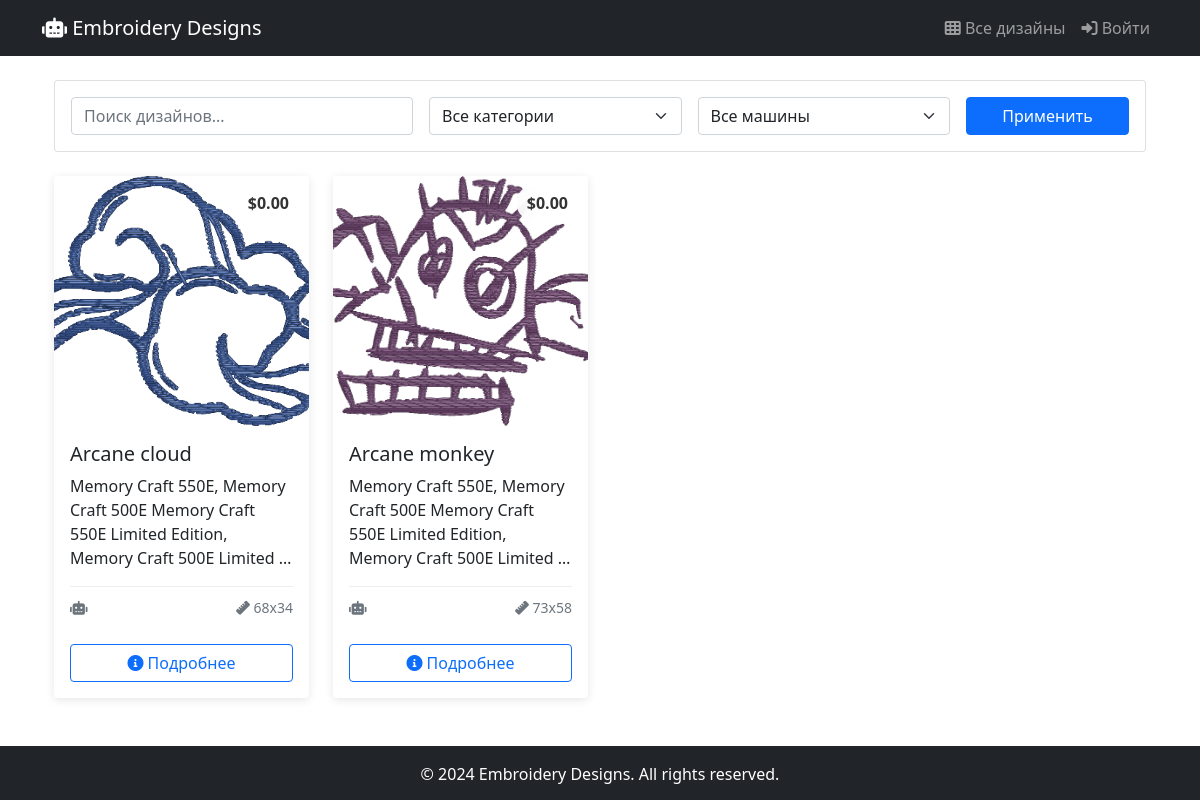
The app's page /, older data.
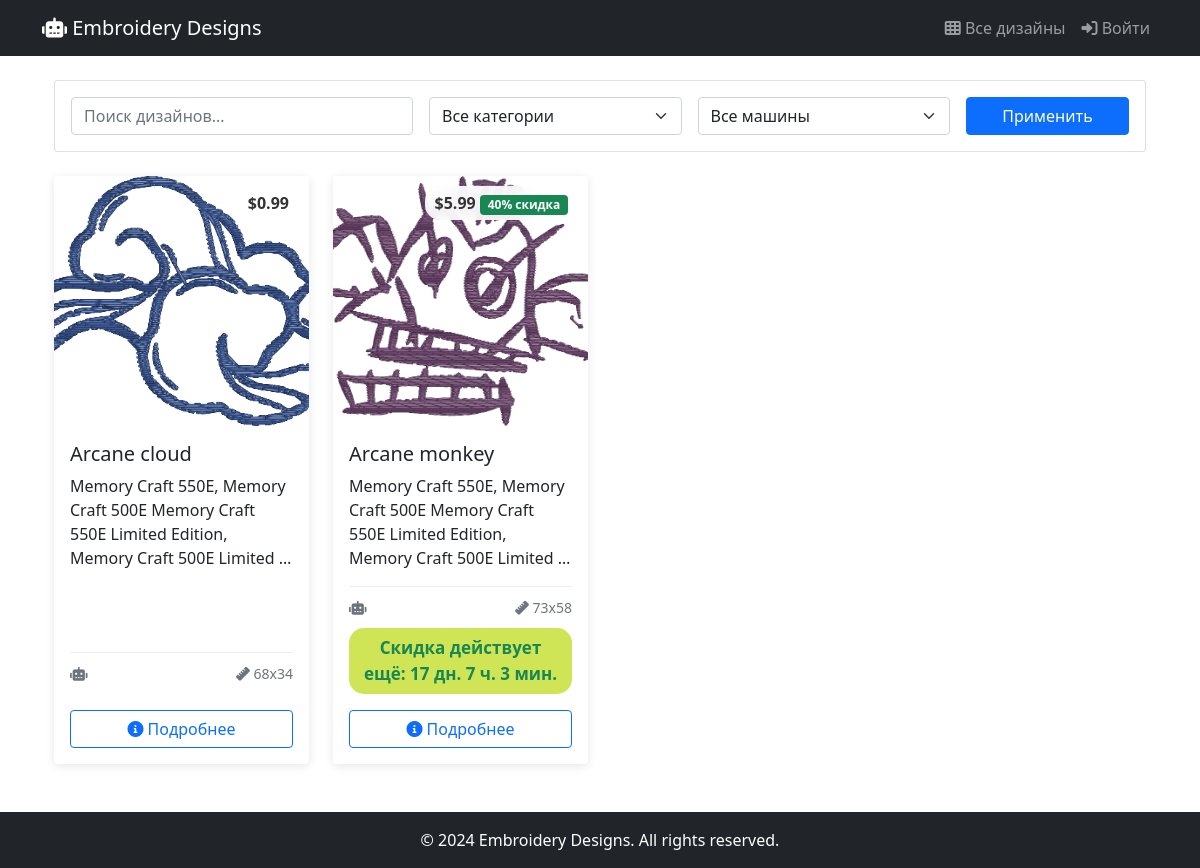
The same page, newer data.
### designs/models.py (models this page shows, shortened)
class Design(models.Model):
    title = models.CharField(max_length=200)
    description = models.TextField()
    category = models.ForeignKey(
        Category,
        on_delete=models.CASCADE,
        related_name='designs'
    )
    machine_types = models.ManyToManyField(
        MachineType,
        related_name='designs',
        blank=True
    )
    design_width = models.IntegerField(help_text="Ширина дизайна в мм", default=100)
    design_height = models.IntegerField(help_text="Высота дизайна в мм", default=100)
    stitch_count = models.IntegerField(default=0, help_text="Общее количество стежков в дизайне")
    design_size = models.CharField(max_length=100, help_text="Размер дизайна в мм (например: 100x100)",
                                    blank=True, default="100x100")
    compatible_hoops = models.ManyToManyField(
        HoopSize,
        blank=True,
        verbose_name="Совместимые пяльца",
        help_text="Выберите пяльца, для которых подходит этот дизайн"
    )
    image_preview = models.ImageField(upload_to='designs/previews/')
    plus_storage = PlusFriendlyStorage()
    design_file = models.FileField(upload_to=upload_to_original, storage=plus_storage,
                                    validators=[validate_embroidery_file])
    created_at = models.DateTimeField(auto_now_add=True)
    updated_at = models.DateTimeField(auto_now=True)
    is_active = models.BooleanField(default=True)
    class Meta:
        ordering = ['-created_at']

### designs/views.py (the view)
# urls.py: path('', views.design_list, name='design_list'),
def design_list(request):
    category_id = request.GET.get('category')
    machine_type = request.GET.get('machine_type')
    search_query = request.GET.get('search')
    page = request.GET.get('page', 1)
    designs = Design.objects.filter(is_active=True)
    if category_id:
        designs = designs.filter(category_id=category_id)
    if machine_type and machine_type != 'both':
        designs = designs.filter(machine_type__in=[machine_type, 'both'])
    if search_query:
        designs = designs.filter(
            Q(title__icontains=search_query) |
            Q(description__icontains=search_query)
        )
    categories = Category.objects.all()
    paginator = Paginator(designs, 12)
    designs_page = paginator.get_page(page)
    designs_with_price = []
    for design in designs_page:
        price_data = get_final_price(design)
        designs_with_price.append({
            'design': design,
            'price_data': price_data
        })
    context = {
        'designs': designs_with_price,
        'categories': categories,
        'paginator': paginator,
    }
    return render(request, 'designs/all_items-ru.html', context)

### payments/models.py (called while the page is built)
    def is_valid(self):
        now = timezone.now()
        return self.active and self.start_date <= now <= self.end_date

### designs/templates/designs/all_items-ru.html (shortened to what this page needs)
{% extends 'base.html' %}
{% block content %}
<div class="container-fluid">
    <div class="row mb-4">
        <div class="col-12">
            <div class="card">
                <div class="card-body">
                    <form method="get" class="row g-3">
                        <div class="col-md-4">
                            <input type="text" name="search" class="form-control" placeholder="Поиск дизайнов..." value="{{ request.GET.search }}">
                        </div>
                        <div class="col-md-3">
                            <select name="category" class="form-select">
                                <option value="">Все категории</option>
                            </select>
                        </div>
                        <div class="col-md-3">
                            <select name="machine_type" class="form-select">
                                <option value="">Все машины</option>
                            </select>
                        </div>
                        <div class="col-md-2">
                            <button type="submit" class="btn btn-primary w-100">Применить</button>
                        </div>
                    </form>
                </div>
            </div>
        </div>
    </div>
    <div class="row">
        {% for item in designs %}
        {% with design=item.design price_data=item.price_data %}
        <div class="col-xl-3 col-lg-4 col-md-6 col-sm-6 mb-4">
            <div class="card h-100 design-card">
                <div class="design-image-container">
                    <img src="{{ design.image_preview.url }}" class="card-img-top design-image" alt="{{ design.title }}">
                    <div class="design-price-badge">
                        ${{ price_data.final_price }}
                        {% if price_data.discount_percent %}
                            <span class="badge bg-success">{{ price_data.discount_percent }}% скидка</span>
                        {% endif %}
                    </div>
                </div>
                <div class="card-body d-flex flex-column">
                    <h5 class="card-title">{{ design.title }}</h5>
                    <p class="card-text flex-grow-1">{{ design.description|truncatewords:15 }}</p>
                    <div class="design-specs mt-auto">
                        <div class="row small text-muted">
                            <div class="col-6">
                                <i class="fas fa-robot"></i>
                            </div>
                            <div class="col-6 text-end">
                                <i class="fas fa-ruler"></i>
                                {{ design.design_size }}
                            </div>
                        </div>
                    </div>
                    <div class="discount">
                        {% if price_data.discount_ends_in %}
                        <p class="text-success small mt-1">
                            Скидка действует ещё: {{ price_data.discount_ends_in }}
                        </p>
                        {% endif %}
                    </div>
                    <div class="mt-3">
                        <a href="{% url 'item_info' design.id %}" class="btn btn-outline-primary w-100">
                            <i class="fas fa-info-circle"></i> Подробнее
                        </a>
                    </div>
                </div>
            </div>
        </div>
        {% endwith %}
        {% endfor %}
    </div>
</div>
{% endblock %}

### templates/base.html (shortened to what this page needs)
{% load static %}
<!DOCTYPE html>
<html>
<head>
    <link href="https://cdn.jsdelivr.net/npm/bootstrap@5.1.3/dist/css/bootstrap.min.css" rel="stylesheet">
    <link href="https://cdnjs.cloudflare.com/ajax/libs/font-awesome/6.0.0/css/all.min.css" rel="stylesheet">
    <link href="{% static 'css/rating.css' %}" rel="stylesheet">
    <link href="{% static 'css/base.css' %}" rel="stylesheet">
</head>
<body class='layout'>
    <nav class="navbar navbar-expand-lg navbar-dark bg-dark">
        <div class="container">
            <a class="navbar-brand" href="{% url 'design_list' %}">
                <i class="fas fa-robot"></i> Embroidery Designs
            </a>
            <div class="navbar-nav ms-auto">
                <a class="nav-link" href="{% url 'design_list' %}">
                    <i class="fas fa-th"></i> Все дизайны
                </a>
                {% if user.is_authenticated %}
                    <a class="nav-link" href="{% url 'my_designs' %}">
                        <i class="fas fa-download"></i> Мои дизайны
                    </a>
                        <form method="post" action="{% url 'profile' %}" class="d-inline">
                            {% csrf_token %}
                            <button type="submit" class="btn btn-link nav-link" style="border: none; background: none;">
                                <i class="fas fa-sign-out-alt"></i> Профиль ({{ user.username }})
                            </button>
                        </form>
                {% else %}
                    <a class="nav-link" href="{% url 'login' %}">
                        <i class="fas fa-sign-in-alt"></i> Войти
                    </a>
                {% endif %}
            </div>
        </div>
    </nav>
    <div class="container mt-4">
        {% block content %}
        {% endblock %}
    </div>
    <footer class="bg-dark text-white text-center py-3 mt-4">
        &copy; 2024 Embroidery Designs. All rights reserved.
    </footer>
</body>
</html>

### static/css/base.css (style rules this page uses)
html, body { height: 100%; margin: 0; }
body.layout { display: flex; flex-direction: column; min-height: 100vh; }

### designs/templates/designs/all_items-ru.html (style rules this page uses)
.discount { background-color: #cfe556; border-radius: 15px; margin-top: 10px; }
.discount p { margin: 5px; font-weight: bold; font-size: 17px; text-align: center; padding: 3px; }
.design-card { transition: transform 0.2s, box-shadow 0.2s; border: none; box-shadow: 0 2px 10px rgba(0,0,0,0.1); }
.design-image-container { position: relative; overflow: hidden; height: 250px; }
.design-image { width: 100%; height: 100%; object-fit: cover; transition: transform 0.3s; }
.design-price-badge { position: absolute; top: 10px; right: 10px; background: rgba(255,255,255,0.9); padding: 5px 10px; border-radius: 15px; font-weight: bold; color: #333; backdrop-filter: blur(10px); }
.design-specs { border-top: 1px solid #eee; padding-top: 10px; }

Row changes from the older to the newer data that the page shows:
computed for Design "Arcane cloud": price_data.final_price "0.00" → "0.99"
changed Design "Arcane monkey": price_data.final_price "0.00" → "5.99"; price_data.discount_percent (not shown) → "40"; price_data.discount_ends_in (not shown) → "17 дн. 7 ч. 3 мин."
